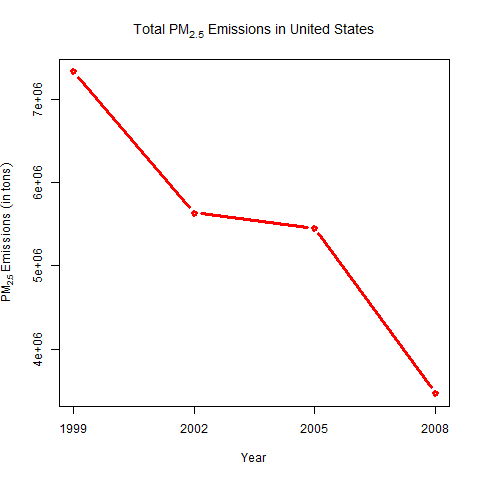

This figure's R source:
# plot1.R
source("Preprocess.R")
#total emissions in 1999, 2002, 2005, 2008
totalEmi = aggregate(Emissions ~ year, data=NEI, sum)

png(filename="plot1.png", width=480, height=480, units="px")
plot(totalEmi$Emissions, type="b", col = "red", lwd = 3,
     xaxt="n",  xlab="Year",
     ylab=expression(PM[2.5]~Emissions~(`in`~tons)), 
     main=expression(Total~PM[2.5]~Emissions~`in`~United~States))
axis(1, at=c(1:4), labels=c("1999", "2002", "2005", "2008"))
dev.off()